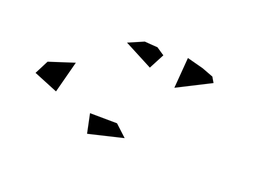
#> input picture shapes.png, 256 x 192 px, shrunk from 512 x 384 before the run
$ python main.py
#> lines starting #> are read from the running program, lines starting #| are printed output that depends on the picture
import random
import math
import numpy as np
import matplotlib.pyplot as plt
import sys
from PIL import Image, ImageDraw

class Point:

    def __init__(self, px, py):
        self.x = px
        self.y = py

    def print(self):
        return "X = " + str(round(self.x, 2)) + ", Y = " + str(round(self.y, 2))

    def toInt(self):
        self.x = int(self.x)
        self.y = int(self.y)

    def half(self):
        return Point(self.x/2, self.y/2)

    def invX(self):
        return Point(-self.x, self.y)

    def invY(self):
        return Point(self.x, -self.y)

class Straight:

    def print(self):
        return "y = " + str(round(self.a, 2)) + "X + " + str(round(self.b, 2))

    def __init__(self, p1: Point, p2: Point):
        self.a = (p1.y - p2.y) / (p1.x - p2.x)
        self.b = p1.y - self.a * p1.x


class Line:
    head: Point
    tail: Point

    def print(self):
        return "head point: " + self.head.print() + " tail point: " + self.tail.print()

    # [4 lines left out: function __init__, not called in this run]


class Plot:
    plot = plt

    def __init__(self):
        self.plot.xlim(-1000, 1000)
        self.plot.ylim(-1000, 1000)


class pointCloud:
    points = []

    # [13 lines left out: functions __init__, draw, not called in this run]

    def printPoints(self):
        for pt in self.points:
            print("Point ",pt.x,", ", pt.y)


# [4 lines left out: function randomPoint, not called in this run]


def pointDistance(p1: Point, p2: Point):
    return math.sqrt((p2.x * p2.x - p1.x * p1.x) - (p2.y * p2.y - p1.y * p1.y))


# [5 lines left out: function randomPointExcludeArea, not called in this run]


def randomPointWithinDistance(dist, p1: Point):
    result = Point(random.randrange(p1.x - dist, p1.x + dist), random.randrange(p1.y - dist, p1.y + dist))
    return result


def pointsAngle(p1: Point, p2: Point):
    p3 = Point(p2.x-p1.x, p2.y-p1.y)
    return math.degrees(math.acos(p3.x/math.sqrt(p3.x*p3.x + p3.y*p3.y)))


# [5 lines left out: function getSlope, not called in this run]


def getCrossProduct(p1: Point, p2: Point, p3: Point):
    return ((p2.x - p1.x)*(p3.y - p1.y)) - ((p2.y - p1.y)*(p3.x - p1.x))


# [23 lines left out: functions graham, pointsToValueArray, not called in this run]

'''
def beautifyPlot():
    axis[0, 0].set_title("Chmury punktow")
    axis[0, 0].set_xlim(-1000, 1000)
    axis[0, 0].set_ylim(-1000, 1000)
    axis[0, 0].get_xaxis().set_visible(False)
    axis[0, 0].get_yaxis().set_visible(False)

    axis[0, 1].set_title("Otoczki")
    axis[0, 1].set_xlim(-1000, 1000)
    axis[0, 1].set_ylim(-1000, 1000)
    axis[0, 1].get_xaxis().set_visible(False)
    axis[0, 1].get_yaxis().set_visible(False)

    axis[1, 0].set_title("Figury")
    axis[1, 0].set_xlim(-1000, 1000)
    axis[1, 0].set_ylim(-1000, 1000)
    axis[1, 0].get_xaxis().set_visible(False)
    axis[1, 0].get_yaxis().set_visible(False)
'''

def quadtree_plot(img, p1: Point, p2: Point):
    p1.toInt()
    p2.toInt()
    for i in range(p1.x, p2.x, 4):
        for j in range(p1.y, p2.y, 4):
            if abs(p1.x - p2.x) < 10 or abs(p1.y - p2.y) < 10:
                quadtree_plot(img, Point(0, 0), Point(im.width / 2, img.height / 2))
            if black_pixel_inside(img, p1, Point((p1.x + p2.x) / 2, (p1.y + p2.y) / 2)):
                draw_cross(img, p1, p2)
                quadtree_plot(img, p1, Point((p1.x + p2.x) / 2, (p1.y + p2.y) / 2))
            if black_pixel_inside(img, Point(p2.x / 2 + p1.x, p1.y), Point(p2.x, (p2.y + p1.y) / 2)):
                draw_cross(img, p1, p2)
                quadtree_plot(img, Point(p2.x / 2 + p1.x, p1.y), Point(p2.x, (p2.y + p1.y) / 2))
            if black_pixel_inside(img, Point((p1.x + p2.x) / 2, (p1.y + p2.y) / 2), p2):
                draw_cross(img, p1, p2)
                quadtree_plot(img, Point((p1.x + p2.x) / 2, (p1.y + p2.y) / 2), p2)
            if black_pixel_inside(img, Point(p1.x, (p2.y + p1.y) / 2), Point(p2.x / 2 + p1.x, p2.y)):
                draw_cross(img, p1, p2)
                quadtree_plot(img, Point(p1.x, (p2.y + p1.y) / 2), Point(p2.x / 2 + p1.x, p2.y))


def black_pixel_inside(img, p1: Point, p2: Point):
    p1.toInt()
    p2.toInt()
    px = img.load()
    returnVal = False
    for i in range(p1.x, p2.x, 2):
        for j in range(p1.y, p2.y, 2):
            if px[i, j] == (0, 0, 0, 255):
                if px[i, j] == (255, 0, 0, 255):
                    break
                returnVal = True
        if px[i, j] == (255, 0, 0, 255):
            break
    return returnVal


def draw_cross(img, p1: Point, p2: Point):
    draw = ImageDraw.Draw(img)
    draw.line([(p1.x+p2.x)/2, p1.y, (p1.x+p2.x)/2, p2.y], fill='red')
    draw.line([p1.x, (p1.y+p2.y)/2, p2.x, (p1.y+p2.y)/2], fill='red')
    img.save('result.png')
    print("Punkt ", p1.x, p1.y," i punkt ", p2.x, p2.y)


if __name__ == '__main__':
    # [24 lines of commented-out code are left out]

    sys.setrecursionlimit(5000)
    recursionlvl = 0
    with Image.open('shapes.png') as im:
#> im is the input picture: PIL image 256x192 RGBA; mean R, G, B, A 243, 243, 243, 255
        quadtree_plot(im, Point(0, 0), Point(im.width, im.height))
#> the loop in quadtree_plot, `for i in range(p1.x, p2.x, 4):` made 64 passes
#> pass 1, in draw_cross, `img.save('result.png')`:
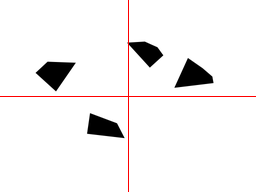
#> saved as result.png: PIL image 256x192 RGBA; mean R, G, B, A 243.1, 240.7, 240.7, 255
#> pass 1, in draw_cross (call 2), `img.save('result.png')`:
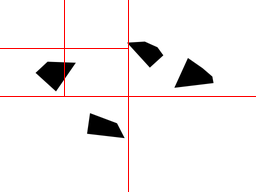
#> saved as result.png: PIL image 256x192 RGBA; mean R, G, B, A 243.1, 239.7, 239.7, 255
#> pass 1, in draw_cross (call 4), `img.save('result.png')`:
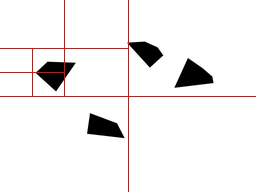
#> saved as result.png: PIL image 256x192 RGBA; mean R, G, B, A 243.3, 239.2, 239.2, 255
        #quadtreePlot(im, Point(0, 0), Point(im.width, im.height))
        #test(im)
    #beautifyPlot()
